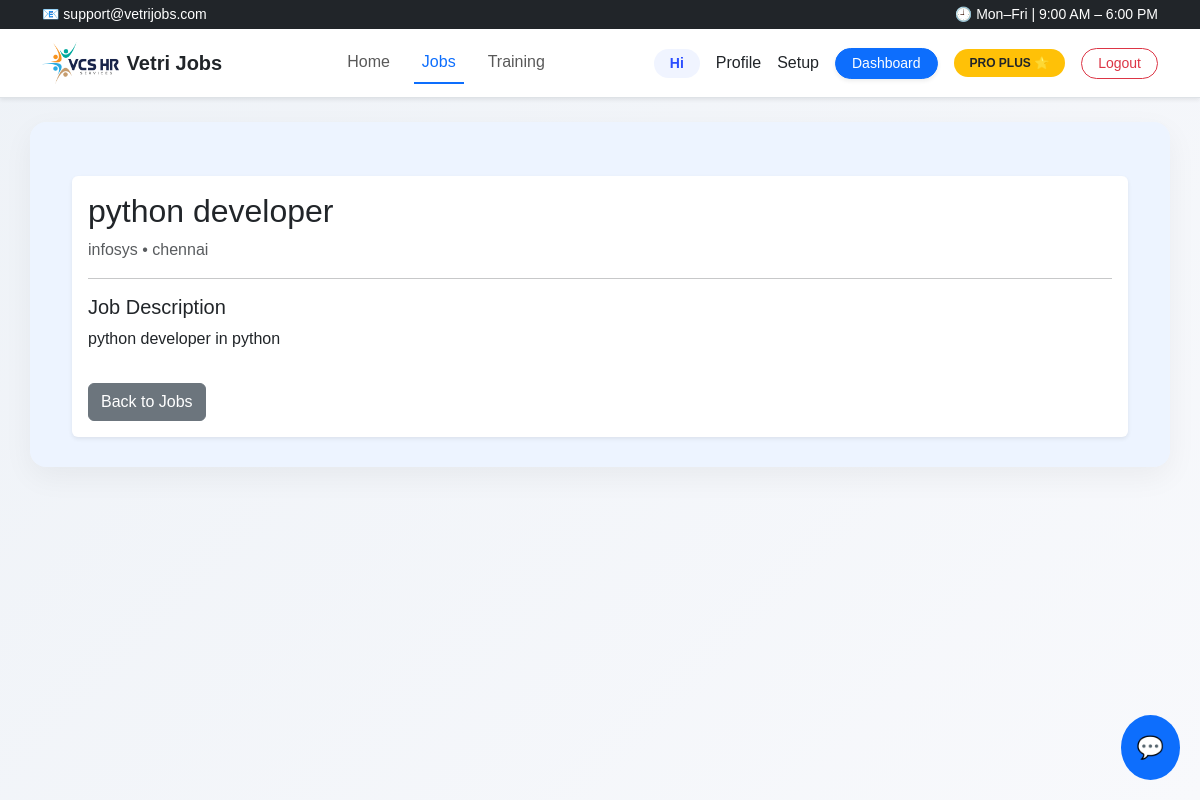
The app's page /jobs/job/1/ (signed in) with its own data.
### jobs/models.py (models this page shows, shortened)
class Job(models.Model):
    title = models.CharField(max_length=200)
    company = models.CharField(max_length=200)
    location = models.CharField(max_length=200)
    skills = models.CharField(max_length=300, blank=True, default="")
    description = models.TextField()
    posted_on = models.DateTimeField(auto_now_add=True)

### jobs/views.py (the view)
# urls.py: path("job/<int:pk>/", views.job_detail, name="job_detail"),
def job_detail(request, pk):
    job = get_object_or_404(Job, pk=pk)
    return render(request, "jobs/job_detail.html", {
        "job": job
    })

### jobs/templates/jobs/job_detail.html (shortened to what this page needs)
{% extends "base.html" %}
{% block content %}
<div class="container mt-4">
  <div class="card shadow-sm border-0">
    <div class="card-body">
      <h2>{{ job.title }}</h2>
      <p class="text-muted">
        {{ job.company }} • {{ job.location }}
      </p>
      <hr>
      <h5>Job Description</h5>
      <p>{{ job.description }}</p>
      <a href="{% url 'jobs:list' %}" class="btn btn-secondary mt-3">
        Back to Jobs
      </a>
    </div>
  </div>
</div>
{% endblock %}

### templates/base.html (style rules this page uses)
body { font-family: 'Poppins', sans-serif; background: linear-gradient(135deg, #eef2f7, #f8f9fc); min-height: 100vh; }

### records on screen
Job: title "python developer", company "infosys", location "chennai", description "python developer in python"
